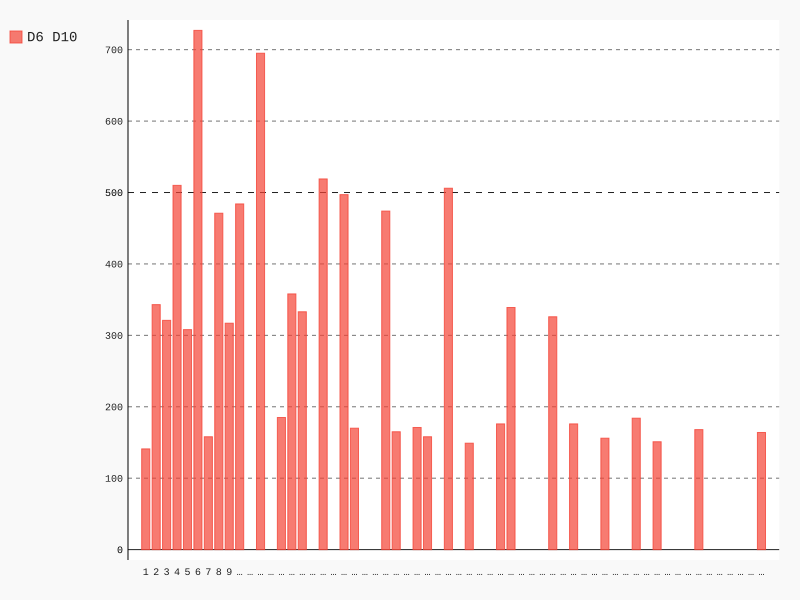

The Python source for this figure:
# pygal play
import pygal

from dice import Dice

dice1 = Dice()
dice2 = Dice(10)

results = [dice1.roll() * dice2.roll() for _ in range(10000)]

iter_num = (dice1.num_sides*dice2.num_sides) + 1

# Analyze result
frequencies = [results.count(value) for value in range(1, iter_num)]

hist = pygal.Bar()

hist._title = 'Results of rolling D6 * D10 10,000 times.'
hist._x_title = 'Result'
hist._y_title = 'Frequence of Result'

hist.x_labels = [str(i) for i in range(1, iter_num)]
# pass value to the graph
hist.add('D6  D10', frequencies)

hist.render_to_file('dice_visual.svg')
